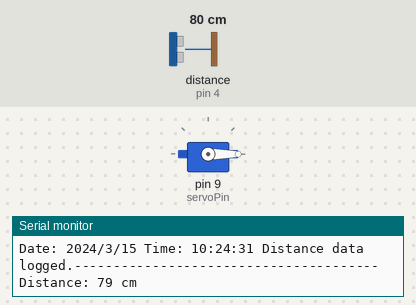
The sketch below on a simulated Arduino Uno, built with avr-gcc and run on an emulated ATmega328P. Shown: servo, the last lines printed to the serial monitor. Wiring (inferred from the names in the program): ultrasonic range finder: trigger pin 3; echo pin 4. The test bench sets the inputs (shaded band); at power-on: distance to the obstacle (sensor on pin 4) 80 cm. The echo pulse lasts 58.3 µs per cm; the local clock reads 2024-03-15 10:24:30 at power-on unless the sketch sets it; storage starts empty.

Above: at 1.2 s.
1.3 s: distance to the obstacle (sensor on pin 4) set to 22 cm
2.8 s: distance to the obstacle (sensor on pin 4) set to 19 cm
At 3.7 s:
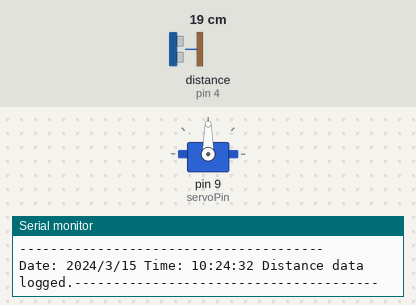
5.8 s: distance to the obstacle (sensor on pin 4) set to 35 cm
8.4 s: distance to the obstacle (sensor on pin 4) set to 2 cm
At 10.8 s:
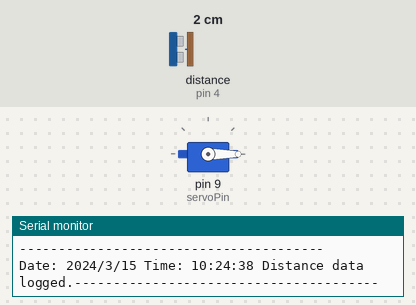
Timing chart, 0 to 12.4 s (numbered marks = the images above; inputs shaded):
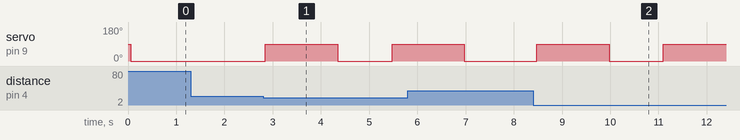

Measured:
- the behaviour switches between 21 and 20 cm on distance to the obstacle (sensor on pin 4) (found by bisection; images 0 and 1)
- after the input at 2.8 s, servo on pin 9 (servoPin): 0° → 90° after 0.05 s, → 0° 1.5 s later, → 90° 1.1 s later
- after the input at 8.4 s, servo on pin 9 (servoPin): 0° → 90° after 0.08 s, → 0° 1.5 s later, → 90° 1.1 s later

The sketch:

handSanitizer.ino
```cpp
#include "RTClib.h"
#include <SPI.h>
#include <SD.h>
#include <Wire.h>
#include <Servo.h>

Servo sanitizerServo;  // Create a Servo object
int servoPin = 9;      // Define the servo control pin

const int trigPin = 3; // Define the trigger pin of the ultrasonic sensor
const int echoPin = 4; // Define the echo pin of the ultrasonic sensor

long duration;
int distance;

RTC_DS3231 rtc;
char daysOfTheWeek[7][12] = {"Sunday", "Monday", "Tuesday", "Wednesday", "Thursday", "Friday", "Saturday"};

const int chipSelect = 10;
File myFile;

void setup() {
  sanitizerServo.attach(servoPin);  // Attaches the servo on pin 9
  pinMode(trigPin, OUTPUT); // Set the trigger pin as an OUTPUT
  pinMode(echoPin, INPUT);  // Set the echo pin as an INPUT
  Serial.begin(115200);  // Initialize serial communication for debugging

  Wire.begin();
  if (!rtc.begin()) {
    Serial.println("Couldn't find RTC");
    while (1);
  }

  Serial.print("Initializing SD card...");
  if (!SD.begin(chipSelect)) {
    Serial.println("Initialization failed!");
    return;
  }
  Serial.println("Initialization done.");

  // Open file
  myFile = SD.open("DATALOG.txt", FILE_WRITE);

  if (myFile) {
    Serial.println("File opened OK");
    // Print the headings for our data
    myFile.println("Date,Time,LPG,Alcohol");
    myFile.close();
  } else {
    Serial.println("Error opening file");
  }

}

void loop() {
  DateTime now = rtc.now();
  digitalWrite(trigPin, LOW);
  delayMicroseconds(2);
  digitalWrite(trigPin, HIGH);
  delayMicroseconds(10);
  digitalWrite(trigPin, LOW);

  // Read the duration of the echo pulse
  duration = pulseIn(echoPin, HIGH);

  // Calculate the distance in centimeters
  distance = duration * 0.0343 / 2; // Speed of sound is 343 m/s or 0.0343 cm/µs

  // Print the distance for debugging
  Serial.print("Distance: ");
  Serial.print(distance);
  Serial.println(" cm");
  logData(now, distance);
  printData(now, distance);
  checkServo();
  delay(100);
}

void checkServo(){
    // Check if an object is within a certain range (adjust the threshold as needed)
  if (distance < 20 && distance > 0) {
    // Move the servo to the desired position (e.g., 90 degrees)
    sanitizerServo.write(90);
    delay(1500);  // Delay to allow time for sanitizer dispensing
    // Return the servo to its initial position (0 degrees)
    sanitizerServo.write(0);
    delay(1000);  // Delay before checking again
  }
  else {
    // If no object is detected or the sensor gives a reading of 0 (indicating an issue), keep the servo at its initial position
    sanitizerServo.write(0);
  }
}


void logData(DateTime timestamp, int distance) {
  // Open the data file for appending
  myFile = SD.open("DATALOG.txt", FILE_WRITE);

  if (myFile) {
    myFile.print(timestamp.year(), DEC);
    myFile.print('/');
    myFile.print(timestamp.month(), DEC);
    myFile.print('/');
    myFile.print(timestamp.day(), DEC);
    myFile.print(' ');
    myFile.print(timestamp.hour(), DEC);
    myFile.print(':');
    myFile.print(timestamp.minute(), DEC);
    myFile.print(':');
    myFile.print(timestamp.second(), DEC);
    myFile.print(", ");
    myFile.println(distance);
    myFile.close();
  } else {
    Serial.println("Error opening file for writing");
  }
}

void printData(DateTime timestamp, int distance) {
  Serial.print("Concentration Units (standard)");
  Serial.print("Distance (CM): ");
  Serial.println(distance);
  Serial.println("---------------------------------------");
  Serial.print("Date: ");
  Serial.print(timestamp.year(), DEC);
  Serial.print('/');
  Serial.print(timestamp.month(), DEC);
  Serial.print('/');
  Serial.print(timestamp.day(), DEC);
  Serial.print(" Time: ");
  Serial.print(timestamp.hour(), DEC);
  Serial.print(':');
  Serial.print(timestamp.minute(), DEC);
  Serial.print(':');
  Serial.print(timestamp.second(), DEC);
  Serial.print(" Distance data logged.");
  Serial.println("---------------------------------------");
}
```
